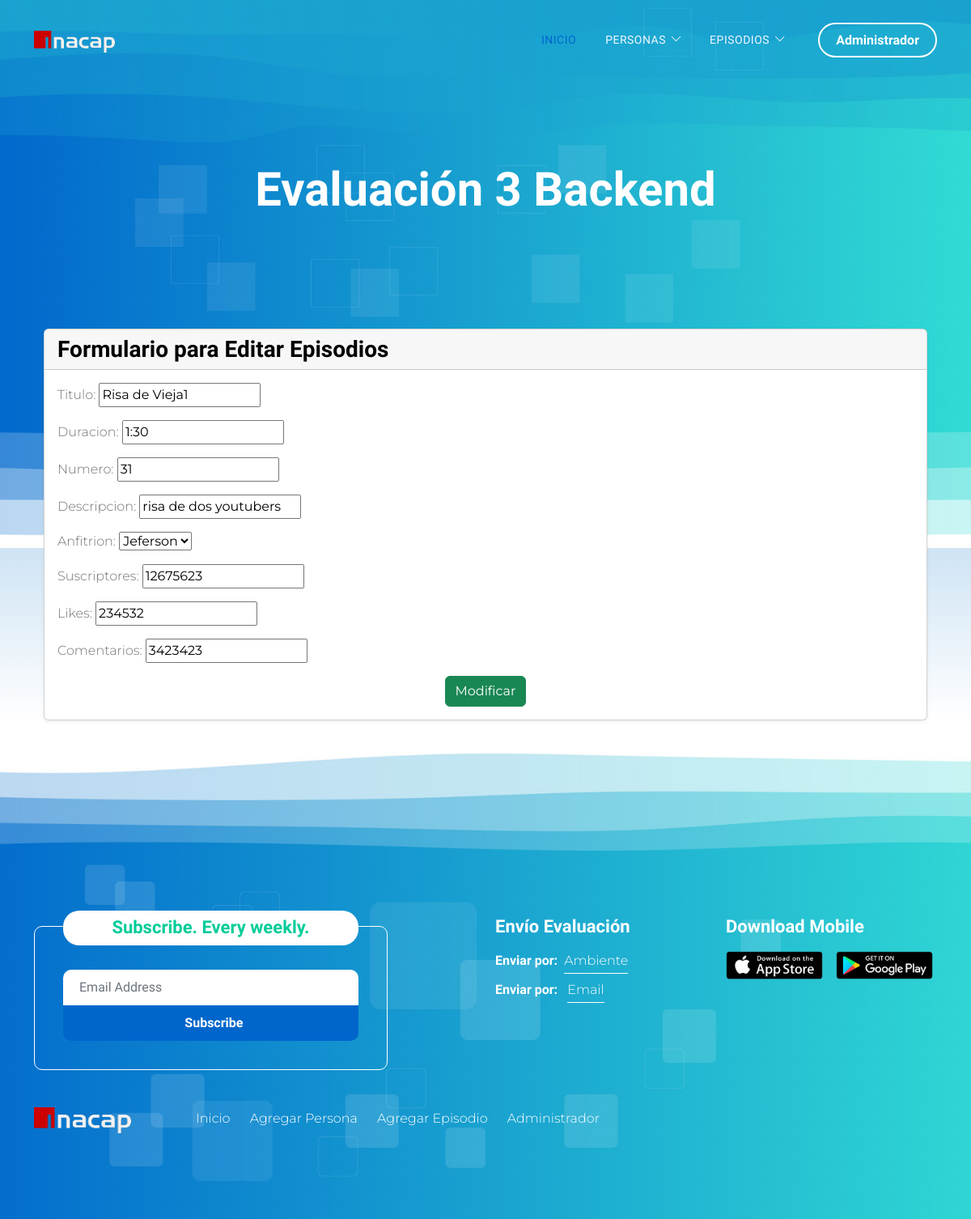
Page /update_episodios/6 on the committed database.
### core/models.py (models this page shows, shortened)
class Episodio(models.Model):
    titulo = models.CharField(max_length=100)
    duracion = models.CharField(max_length=50)
    numero = models.IntegerField()
    descripcion = models.CharField(max_length=200)
    anfitrion = models.ForeignKey(Persona, on_delete=models.CASCADE)
    suscriptores = models.IntegerField()
    likes = models.IntegerField()
    comentarios = models.IntegerField()

### core/views.py (the view, shortened to what this page needs)
# urls.py: path('update_episodios/<id>', update_episodios, name="update_episodios"),
def update_episodios(request, id):
    episodios = Episodio.objects.get(id=id)
    datos = {
        'form': EpisodioForm(instance=episodios)
    }
    return render(request, 'core/episodios/update.html', datos)

### core/forms.py
class EpisodioForm (ModelForm):
    numero = forms.IntegerField (min_value=1)
    suscriptores = forms.IntegerField (min_value=1)
    likes = forms.IntegerField (min_value=1)
    comentarios = forms.IntegerField (min_value=1)
    class Meta:
        model = Episodio
        fields = ['titulo','duracion','numero','descripcion','anfitrion','suscriptores','likes','comentarios']

### core/models.py (called while the page is built)
    def __str__(self):
        return self.nombre

### core/templates/core/episodios/update.html (shortened to what this page needs)
{% extends 'core/base.html' %}
{% load static %}
{% block principal %}
<div class="container mt-4">
    <div class="card shadow-sm">
        <div class="card-header text-white">
            <h4 class="mb-0">Formulario para Editar Episodios</h4>
        </div>
        <div class="card-body">
            <form method="POST" enctype="multipart/form-data">
                <div class="form-group">
                    {{ form.as_p }}
                </div>
                <div class="text-center mt-3">
                    <button type="submit" class="btn btn-success">
                         Modificar
                    </button>
                </div>
            </form>
        </div>
    </div>
</div>
{% endblock %}

### core/static/core/css/templatemo-pod-talk.css (style rules this page uses)
:root { --white-color: #ffffff; --primary-color: #00CC99; --secondary-color: #0066CC; --section-bg-color: #f0f8ff; --custom-btn-bg-color: #0066CC; --custom-btn-bg-hover-color: #00CC99; --dark-color: #000000; --p-color: #717275; --border-color: #7fffd4; --link-hover-color: #0066CC; --body-font-family: 'Montserrat', sans-serif; --title-font-family: 'Sono', sans-serif; --h1-font-size: 58px; --h2-font-size: 46px; --h3-font-size: 32px; --h4-font-size: 28px; --h5-font-size: 24px; --h6-font-size: 22px; --p-font-size: 16px; --menu-font-size: 14px; --border-radius-large: 100px; --border-radius-medium: 20px; --border-radius-small: 10px; --font-weight-light: 300; --font-weight-normal: 400; --font-weight-medium: 500; --font-weight-semibold: 600; --font-weight-bold: 700; }
body { background-color: var(--white-color); font-family: var(--body-font-family); }
h2, h3, h4, h5, h6 { color: var(--dark-color); }
h1, h2, h3, h4, h5, h6 { font-family: var(--title-font-family); font-weight: var(--font-weight-semibold); }
h4 { font-size: var(--h4-font-size); }
p { color: var(--p-color); font-size: var(--p-font-size); font-weight: var(--font-weight-light); }
a, button { touch-action: manipulation; transition: all 0.3s; }

### rows in the picture
Episodio: titulo "Risa de Vieja1", duracion "1:30", numero "31", descripcion "risa de dos youtubers", anfitrion "Jeferson", suscriptores "12675623", likes "234532", comentarios "3423423"
